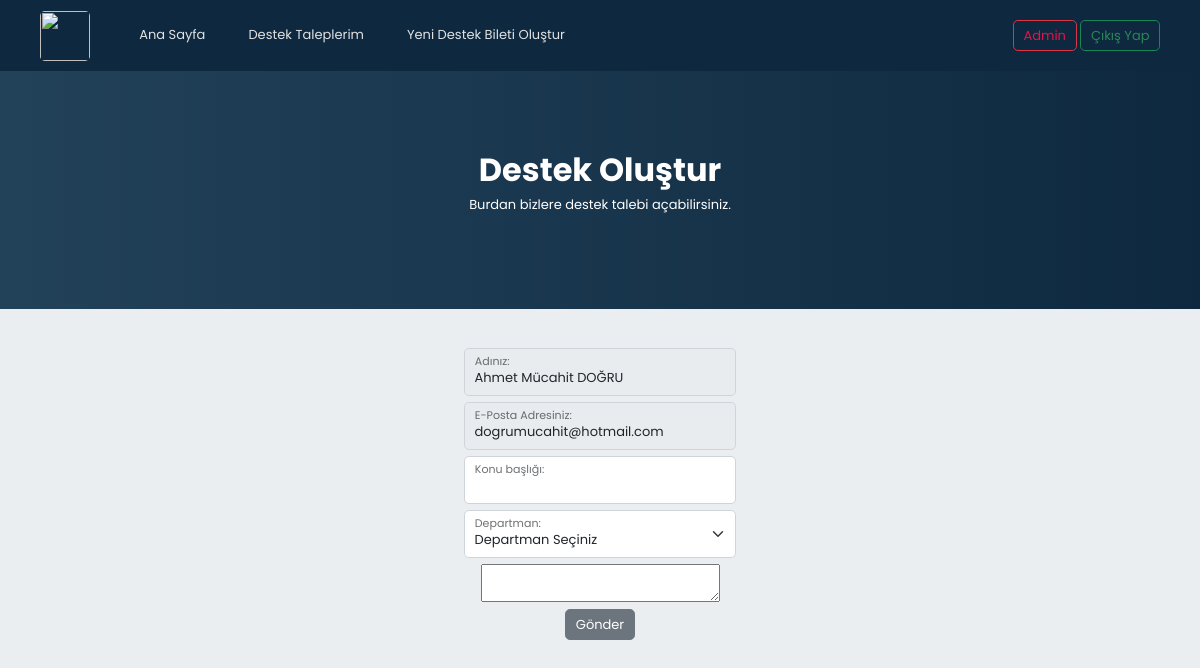
The page /addsupport.php (signed in) on the database its author committed.
### tables this page shows
CREATE TABLE `pages` (
  `id` int(11) NOT NULL,
  `name` varchar(255) NOT NULL,
  `src` varchar(255) NOT NULL,
  `permission` int(11) NOT NULL,
  `location` int(11) NOT NULL,
  `dropdown` int(11) NOT NULL,
  `isDropdown` int(11) NOT NULL,
  `icon` varchar(255) NOT NULL,
  `isLogged` int(11) NOT NULL
);

CREATE TABLE `accounts` (
  `id` int(11) NOT NULL,
  `firstName` varchar(64) NOT NULL,
  `lastName` varchar(64) NOT NULL,
  `email` varchar(255) NOT NULL,
  `password` varchar(255) NOT NULL,
  `permission` int(11) NOT NULL,
  `department` int(11) NOT NULL,
  `createdDate` timestamp NOT NULL DEFAULT current_timestamp() ON UPDATE current_timestamp()
);

### functions/account.function.php (called while the page is built, shortened)
<?php
class Accounts{
  public function getName($id){
    $class = new classFonksiyon();
    $db = $class->dbConnection();
    $accounts = $db->prepare("SELECT firstName,lastName FROM accounts WHERE id = ?");
    $accounts->execute(array(
      $id
    ));
    $accounts_fetch = $accounts->fetch();
    if($accounts->rowCount() != 0){
    return $accounts_fetch["firstName"]." ".$accounts_fetch["lastName"];
    }
  }
  public function getEmail(){
    $class = new classFonksiyon();
    $db = $class->dbConnection();
    $accounts = $db->prepare("SELECT email FROM accounts WHERE id = ?");
    $accounts->execute(array(
      $_SESSION["userAccountID"]
    ));
    $accounts_fetch = $accounts->fetch();
    if($accounts->rowCount() != 0){
    return $accounts_fetch["email"];
    }
  }
  public function getLogged(){
    if(isset($_SESSION["logged"])){
          return true;
    }else{
        return false;
    }
  }
}

### addsupport.php (the view, shortened to what this page needs)
<?php
require_once($_SERVER['DOCUMENT_ROOT']."/functions/functionBase.php");
?>
<html lang="tr">
<head>
    <link href="https://cdn.jsdelivr.net/npm/bootstrap@5.2.1/dist/css/bootstrap.min.css" rel="stylesheet"
>
    <link rel="stylesheet" href="https://cdn.jsdelivr.net/npm/bootstrap-icons@1.9.1/font/bootstrap-icons.css">
    <link rel="stylesheet" href="resources/css/mainthemes.css">
</head>
<body>
    <div class="navcontainer">
        <?php include("pages/navbar.php"); ?>
    </div>
    <div class="defaultheader">
        <div class="title">
            <h1>Destek Oluştur</h1>
        </div>
        <div class="description">
            <p>Burdan bizlere destek talebi açabilirsiniz.</p>
        </div>
    </div>
    <div class="d-flex justify-content-center container mt-5 mb-5">
        <div class="addsupport">
            <div class="form-floating mb-2"">
                <input type=" email" class="form-control" id="floatingInputValue" value="<?= $user->getName($_SESSION["userAccountID"]) ?>" disabled>
                <label for="floatingInputValue">Adınız:</label>
            </div>
            <div class="form-floating mb-2"">
                <input type=" email" class="form-control" id="floatingInputValue" value="<?= $user->getEmail() ?>" disabled>
                <label for="floatingInputValue">E-Posta Adresiniz:</label>
            </div>
            <div class="form-floating mb-2">
                <input type="text" class="form-control" id="floatingInputValue" name="title">
                <label for="floatingInputValue">Konu başlığı:</label>
            </div>
            <div class="form-floating mb-2">
                <select class="form-select" id="floatingSelect" name="departments" aria-label="Floating label select example">
                    <option selected value="0">Departman Seçiniz</option>
                </select>
                <label for="floatingSelect">Departman:</label>
            </div>
            <div class="form-floating mb-2">
                <textarea name="editor1" require></textarea>
            </div>
            <div class="form-floating mb-2 text-center d-flex justify-content-center">
                <input type="submit" class="btn btn-secondary mb-3 supportadd" name="supportadd" value="Gönder"></input>
            </div>
        </div>
    </div>
</body>
</html>

### functions/class.function.php (shortened to what this page needs)
<?php
class classFonksiyon {
    private $settings = "/settings.json";
    private $host;
    private $username;
    private $password;
    private $database;
    public function __construct()
    {
      $jsonVeri = file_get_contents($_SERVER['DOCUMENT_ROOT'].$this->settings);
      $jsonVeri = json_decode($jsonVeri,true);
      $this->host = $jsonVeri["host"];
      $this->username = $jsonVeri["user"];
      $this->password = $jsonVeri["password"];
      $this->database = $jsonVeri["database"];
    }
    public function dbConnection(){
      try {
        $conn = new PDO("mysql:host=$this->host;dbname=$this->database;charset=utf8", $this->username, $this->password);
        $conn->setAttribute(PDO::ATTR_ERRMODE, PDO::ERRMODE_EXCEPTION);
      } catch(PDOException $e) {
        $message = "Connection failed: " . $e->getMessage();
      }
      return $conn;
    }
    public function pagesAll($location,$permission){
      $db = $this->dbConnection();
      $user = new Accounts();
      if($db){
        if($location == 1){
          $page = $db->prepare("SELECT * FROM pages WHERE location = ?");
          $page->execute(array(
            $location
          ));
          if($page->rowCount() != 0){
            foreach ($page as $page_veri) {
                if($page_veri["permission"] == $permission){
                  if($page_veri["isDropdown"] == 1){
                  echo "
                  <li class='treeview'>
                  <a href='#'>
                  <i class='{$page_veri["icon"]}'></i>
                  <span>{$page_veri["name"]}</span></a>";
                    $getElements = $db->prepare("SELECT * FROM pages WHERE dropdown = ?");
                    $getElements->execute(array(
                      $page_veri["id"]
                    ));
                    echo '<ul class="treeview-menu">';
                    foreach ($getElements as $page_element) {
                        echo "<li><a href='{$page_element["src"]}'><i class='fa fa-circle-o'></i> {$page_element["name"]}</a></li>";
                    }
                    echo "</ul></li>";
                  }else{
                    if($page_veri["dropdown"] == 0){
                    echo "<li class='treeview'>";
                    echo "<a href='{$page_veri["src"]}'>";
                    echo "<i class='{$page_veri["icon"]}'></i> <span>{$page_veri["name"]}</span>";
                    echo "</a>";
                    echo "</li>";
                    }
                  }
                }
            }
        }
        }else{
          $page = $db->prepare("SELECT * FROM pages WHERE location = ?");
          $page->execute(array(
            $location
          ));
          if($page->rowCount() != 0){
            foreach ($page as $page_veri) {
              if($user->getLogged()){
                if($page_veri["isLogged"] != 0 || $page_veri["isLogged"] == 0){
                  echo '<li class="nav-item">';
                  echo "<i class='fa fa-ticket'></i><a class='nav-link' href='{$page_veri["src"]}'>{$page_veri["name"]}</a>";
                  echo '</li>';
                }
              }else{
                if($page_veri["isLogged"] == 0){
                  echo '<li class="nav-item">';
                  echo "<i class='fa fa-ticket'></i><a class='nav-link' href='{$page_veri["src"]}'>{$page_veri["name"]}</a>";
                  echo '</li>';
                }
              }
            }
        }
      }
    }
    }
}

### resources/css/mainthemes.css (style rules this page uses)
*, *:after, *:before { margin: 0; padding: 0; font-family: "Poppins", sans-serif; }
*, *::before, *::after { box-sizing: border-box; margin: 0; padding: 0; }
body { background-color: #eaeef1; padding-top: 69px; }
html, body { font-size: 13px; font-family: "Poppins", sans-serif; text-align: center; line-height: 1.4; width: 100%; }
.code, html, body { height: 100vh; }
.subtitle, .title { margin: 0; }
.title { font-size: 4.4rem; font-weight: 400; opacity: 0; -webkit-animation: charge 0.5s forwards; animation: charge 0.5s forwards; }
.defaultheader { background: linear-gradient(to left, #0e293f, #22425a); height: 30vh; width: 100%; flex-direction: column; text-align: center; color: #fff; display: flex; justify-content: center; align-items: center; }
.defaultheader h1 { font-size: xx-large; font-weight: 700; }
.nav-link { color: rgb(226, 226, 226); margin-left: 30px; text-decoration: none; transition: 0.2s; }
.navcontainer { background-color: #1d3040; }
.description { -webkit-animation: charge 0.9s forwards; animation: charge 0.9s forwards; }

### rows shown on the page
pages: name "Ana Sayfa"
pages: name "Destek Taleplerim"
pages: name "Yeni Destek Bileti Oluştur"
accounts: firstName+lastName "Ahmet Mücahit DOĞRU", email "dogrumucahit@hotmail.com"
